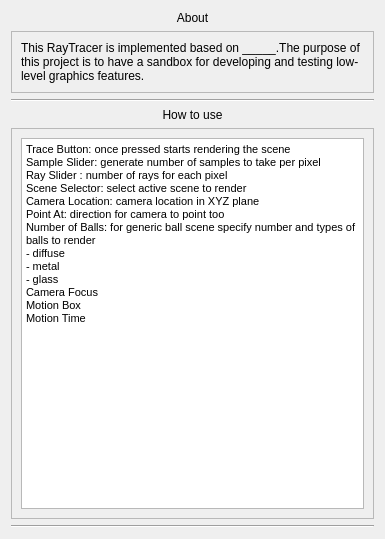
<?xml version="1.0" encoding="UTF-8"?>
<ui version="4.0">
 <class>HelpDialog</class>
 <widget class="QDialog" name="HelpDialog">
  <property name="geometry">
   <rect>
    <x>0</x>
    <y>0</y>
    <width>385</width>
    <height>539</height>
   </rect>
  </property>
  <property name="windowTitle">
   <string>Dialog</string>
  </property>
  <layout class="QVBoxLayout" name="verticalLayout">
   <item>
    <widget class="QLabel" name="label">
     <property name="text">
      <string>About</string>
     </property>
     <property name="scaledContents">
      <bool>false</bool>
     </property>
     <property name="alignment">
      <set>Qt::AlignCenter</set>
     </property>
    </widget>
   </item>
   <item>
    <widget class="QFrame" name="frame">
     <property name="frameShape">
      <enum>QFrame::StyledPanel</enum>
     </property>
     <property name="frameShadow">
      <enum>QFrame::Raised</enum>
     </property>
     <layout class="QHBoxLayout" name="horizontalLayout">
      <item>
       <widget class="QLabel" name="label_2">
        <property name="text">
         <string>This RayTracer is implemented based on _____.The purpose of this project is to have a sandbox for developing and testing low-level graphics features.</string>
        </property>
        <property name="wordWrap">
         <bool>true</bool>
        </property>
       </widget>
      </item>
     </layout>
    </widget>
   </item>
   <item>
    <widget class="Line" name="line_2">
     <property name="orientation">
      <enum>Qt::Horizontal</enum>
     </property>
    </widget>
   </item>
   <item>
    <widget class="QLabel" name="label_3">
     <property name="text">
      <string>How to use</string>
     </property>
     <property name="alignment">
      <set>Qt::AlignCenter</set>
     </property>
    </widget>
   </item>
   <item>
    <widget class="QFrame" name="frame_2">
     <property name="frameShape">
      <enum>QFrame::StyledPanel</enum>
     </property>
     <property name="frameShadow">
      <enum>QFrame::Raised</enum>
     </property>
     <layout class="QVBoxLayout" name="verticalLayout_2">
      <item>
       <widget class="QTextBrowser" name="textBrowser">
        <property name="html">
         <string>&lt;!DOCTYPE HTML PUBLIC &quot;-//W3C//DTD HTML 4.0//EN&quot; &quot;http://www.w3.org/TR/REC-html40/strict.dtd&quot;&gt;
&lt;html&gt;&lt;head&gt;&lt;meta name=&quot;qrichtext&quot; content=&quot;1&quot; /&gt;&lt;style type=&quot;text/css&quot;&gt;
p, li { white-space: pre-wrap; }
&lt;/style&gt;&lt;/head&gt;&lt;body style=&quot; font-family:'MS Shell Dlg 2'; font-size:8.25pt; font-weight:400; font-style:normal;&quot;&gt;
&lt;p style=&quot; margin-top:0px; margin-bottom:0px; margin-left:0px; margin-right:0px; -qt-block-indent:0; text-indent:0px;&quot;&gt;Trace Button: once pressed starts rendering the scene&lt;br /&gt;Sample Slider: generate number of samples to take per pixel&lt;/p&gt;
&lt;p style=&quot; margin-top:0px; margin-bottom:0px; margin-left:0px; margin-right:0px; -qt-block-indent:0; text-indent:0px;&quot;&gt;Ray Slider : number of rays for each pixel&lt;/p&gt;
&lt;p style=&quot; margin-top:0px; margin-bottom:0px; margin-left:0px; margin-right:0px; -qt-block-indent:0; text-indent:0px;&quot;&gt;Scene Selector: select active scene to render&lt;/p&gt;
&lt;p style=&quot; margin-top:0px; margin-bottom:0px; margin-left:0px; margin-right:0px; -qt-block-indent:0; text-indent:0px;&quot;&gt;Camera Location: camera location in XYZ plane&lt;/p&gt;
&lt;p style=&quot; margin-top:0px; margin-bottom:0px; margin-left:0px; margin-right:0px; -qt-block-indent:0; text-indent:0px;&quot;&gt;Point At: direction for camera to point too&lt;/p&gt;
&lt;p style=&quot; margin-top:0px; margin-bottom:0px; margin-left:0px; margin-right:0px; -qt-block-indent:0; text-indent:0px;&quot;&gt;Number of Balls: for generic ball scene specify number and types of balls to render&lt;/p&gt;
&lt;p style=&quot; margin-top:0px; margin-bottom:0px; margin-left:0px; margin-right:0px; -qt-block-indent:0; text-indent:0px;&quot;&gt;- diffuse&lt;/p&gt;
&lt;p style=&quot; margin-top:0px; margin-bottom:0px; margin-left:0px; margin-right:0px; -qt-block-indent:0; text-indent:0px;&quot;&gt;- metal&lt;br /&gt;- glass&lt;/p&gt;
&lt;p style=&quot; margin-top:0px; margin-bottom:0px; margin-left:0px; margin-right:0px; -qt-block-indent:0; text-indent:0px;&quot;&gt;Camera Focus&lt;/p&gt;
&lt;p style=&quot; margin-top:0px; margin-bottom:0px; margin-left:0px; margin-right:0px; -qt-block-indent:0; text-indent:0px;&quot;&gt;Motion Box&lt;/p&gt;
&lt;p style=&quot; margin-top:0px; margin-bottom:0px; margin-left:0px; margin-right:0px; -qt-block-indent:0; text-indent:0px;&quot;&gt;Motion Time&lt;/p&gt;&lt;/body&gt;&lt;/html&gt;</string>
        </property>
       </widget>
      </item>
     </layout>
    </widget>
   </item>
   <item>
    <widget class="Line" name="line">
     <property name="orientation">
      <enum>Qt::Horizontal</enum>
     </property>
    </widget>
   </item>
  </layout>
 </widget>
 <resources/>
 <connections/>
</ui>
